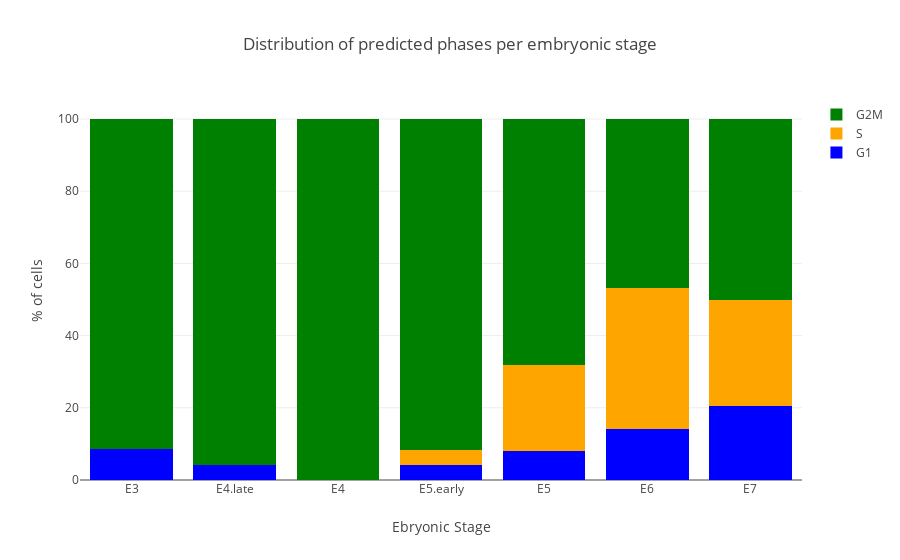

Notebook code cell kept with this figure:
### Code cell
g1_trace = go.Bar(
    x=classes,
    y= [((e3_pred.count("G1") * 100) / len(e3_pred)),  
        ((e4_pred.count("G1") * 100) / len(e4_pred)),
        ((e4late_pred.count("G1") * 100) / len(e4late_pred)),
        ((e5early_pred.count("G1") * 100) / len(e5early_pred)),
        ((e5_pred.count("G1") * 100) / len(e5_pred)),
        ((e6_pred.count("G1") * 100) / len(e6_pred)),
        ((e7_pred.count("G1") * 100) / len(e7_pred))
       ],
    name='G1',
    marker=dict(
        color='blue',
    ),
)
s_trace = go.Bar(
    x=classes,
    y=[
        ((e3_pred.count("S") * 100) / len(e3_pred)),  
        ((e4_pred.count("S") * 100) / len(e4_pred)),
        ((e4late_pred.count("S") * 100) / len(e4late_pred)),
        ((e5early_pred.count("S") * 100) / len(e5early_pred)),
        ((e5_pred.count("S") * 100) / len(e5_pred)),
        ((e6_pred.count("S") * 100) / len(e6_pred)),
        ((e7_pred.count("S") * 100) / len(e7_pred))
    ],
    name='S',
    marker=dict(
        color='orange',
    ),
)
g2m_trace = go.Bar(
    x=classes,
    y=[
        ((e3_pred.count("G2M") * 100) / len(e3_pred)),  
        ((e4_pred.count("G2M") * 100) / len(e4_pred)),
        ((e4late_pred.count("G2M") * 100) / len(e4late_pred)),
        ((e5early_pred.count("G2M") * 100) / len(e5early_pred)),
        ((e5_pred.count("G2M") * 100) / len(e5_pred)),
        ((e6_pred.count("G2M") * 100) / len(e6_pred)),
        ((e7_pred.count("G2M") * 100) / len(e7_pred))
    ],
    name='G2M',
    marker=dict(
        color='green',
    ),
)


data = [g1_trace, s_trace, g2m_trace]
layout = go.Layout(
    barmode='stack',
    xaxis=dict(title="Ebryonic Stage"),
    yaxis=dict(title="% of cells"),
    title="Distribution of predicted phases per embryonic stage"
)

fig = go.Figure(data=data, layout=layout)
iplot(fig, filename='stacked-bar')

### Figure 1 — Plotly figure (JSON) as saved in the notebook; plotly's stock layout.template omitted (floating-point values rounded to 4 significant figures)
{"data": [{"marker": {"color": "blue"}, "name": "G1", "type": "bar", "x": ["E3", "E4.late", "E4", "E5.early", "E5", "E6", "E7"], "y": [8.642, 4.225, 0, 4.167, 7.932, 14.22, 20.39]}, {"marker": {"color": "orange"}, "name": "S", "type": "bar", "x": ["E3", "E4.late", "E4", "E5.early", "E5", "E6", "E7"], "y": [0, 0, 0, 4.167, 23.8, 39.04, 29.61]}, {"marker": {"color": "green"}, "name": "G2M", "type": "bar", "x": ["E3", "E4.late", "E4", "E5.early", "E5", "E6", "E7"], "y": [91.36, 95.77, 100, 91.67, 68.27, 46.75, 50]}], "layout": {"barmode": "stack", "title": "Distribution of predicted phases per embryonic stage", "xaxis": {"title": "Ebryonic Stage"}, "yaxis": {"title": "% of cells"}}}
